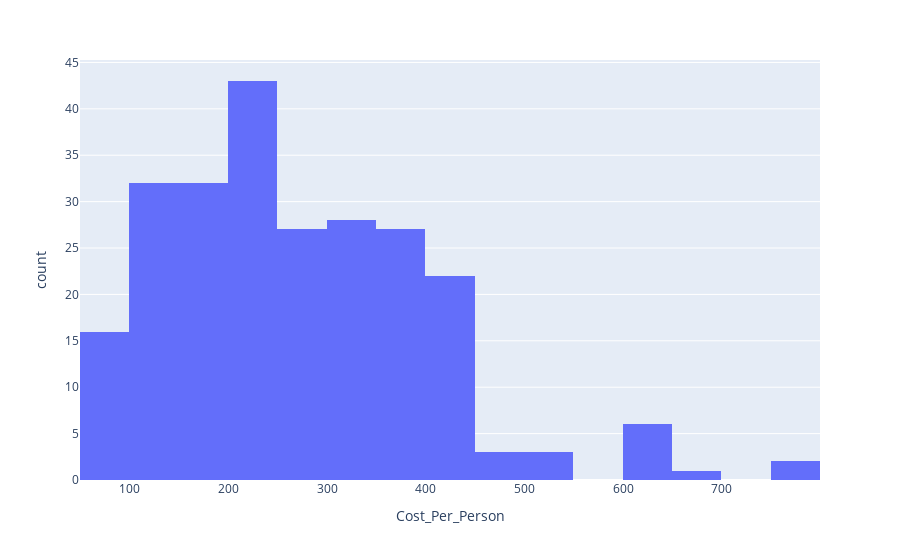

The notebook cell saved with this chart:
### Code cell
#choose city and Type
City="Banashankari"
Type="Delivery"

inter=idf[(idf["City"]==City)&(idf["Type"]==Type)]['Cost_Per_Person']
fig = px.histogram(inter, x='Cost_Per_Person')
py.iplot(fig)

### Figure 1 — Plotly figure (JSON) as saved in the notebook; plotly's stock layout.template omitted (floating-point values rounded to 4 significant figures; data arrays with more than 128 entries replaced by an {"elided": "..."} marker saying what was removed)
{"data": [{"alignmentgroup": "True", "bingroup": "x", "hovertemplate": "Cost_Per_Person=%{x}<br>count=%{y}<extra></extra>", "legendgroup": "", "marker": {"color": "#636efa", "pattern": {"shape": ""}}, "name": "", "offsetgroup": "", "orientation": "v", "showlegend": false, "type": "histogram", "x": {"elided": "242 int values"}, "xaxis": "x", "yaxis": "y"}], "layout": {"barmode": "relative", "legend": {"tracegroupgap": 0}, "margin": {"t": 60}, "xaxis": {"anchor": "y", "domain": [0, 1], "title": {"text": "Cost_Per_Person"}}, "yaxis": {"anchor": "x", "domain": [0, 1], "title": {"text": "count"}}}}
